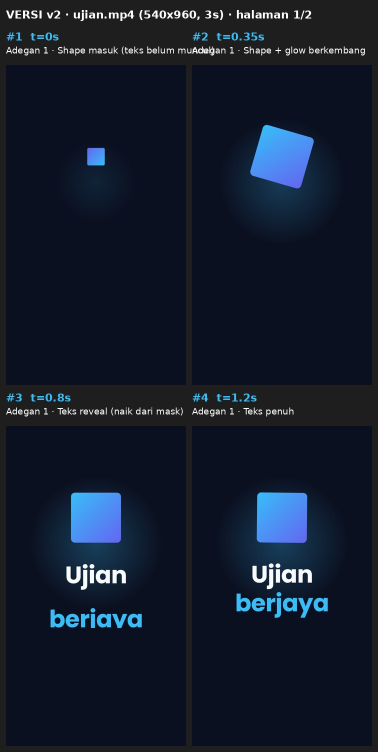
#> input picture video-pertama/review/v2/contact-sheet-v2-p1.jpg, 756 x 1504 px (shown at 1/2 size)
$ python -i photos.py   (imports and definitions only)
#> lines starting #> are read from the running program, lines starting #| are printed output that depends on the picture
#> further down, picture is the input picture: PIL image 756x1504 RGB; mean R, G, B 19.3, 27.9, 44
"""Penyediaan gambar HEIC (profil warna betul) dan pemaparan Ken Burns halus ke 1920x1080."""
import io, os, subprocess, math, sys
import numpy as np
from PIL import Image, ImageOps, ImageCms, ImageFilter
import pillow_heif

# [1 line not run here, left out]
S = "/tmp/claude-0/-home-user-Claude-idzuan/40cc26e7-f05a-5110-a3e3-f8b3e013b2fd/scratchpad"
W, H = 1920, 1080
FPS = 30000 / 1001
SRGB = ImageCms.createProfile("sRGB")


# [15 lines left out: function load_photo, not called in this run]


def grade_photo(im, target=124.0):
#> called with target = 124
    a = np.asarray(im.resize((256, int(256 * im.height / im.width))), dtype=np.float32)
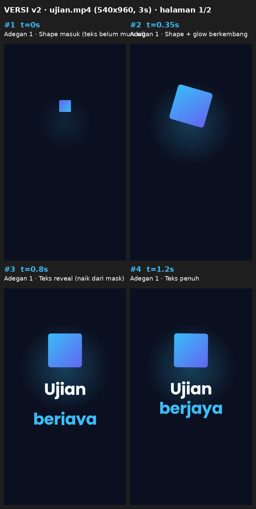
#> a: shape (509, 256, 3) float32; mean R, G, B 19.3, 27.9, 44
    y = (0.299 * a[..., 0] + 0.587 * a[..., 1] + 0.114 * a[..., 2]).mean()
#> y = 27.13
    g = math.log(target / 255) / math.log(max(y, 40) / 255)
#> g = 0.389
    g = min(1.12, max(0.86, g))
#> g = 0.86
    x = np.arange(256) / 255.0
    curve = np.interp(x, [0, 0.2, 0.55, 0.82, 1.0], [0.025, 0.19, 0.54, 0.80, 0.93])
    lut = (np.power(curve, 1.0 / (1.0 / g)) if False else np.power(x, g))  # gamma
#> lut = 256 values from 0 to 1
    lut = np.interp(lut, [0, 0.2, 0.55, 0.82, 1.0], [0.025, 0.19, 0.54, 0.80, 0.93])
#> lut = 256 values from 0.025 to 0.93
    lut8 = np.clip(lut * 255, 0, 255).astype(np.uint8)
#> lut8 = 256 values from 6 to 237
    r = lut8
#> r = 256 values from 6 to 237
    # kehangatan halus: sedikit naik merah, turun biru
    rl = np.clip(lut * 255 * 1.010, 0, 255).astype(np.uint8)
#> rl = 256 values from 6 to 239
    bl = np.clip(lut * 255 * 0.985, 0, 255).astype(np.uint8)
#> bl = 256 values from 6 to 233
    rch, gch, bch = im.split()
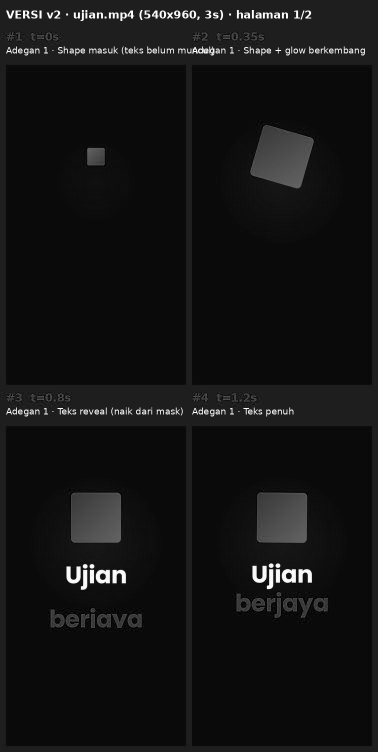
#> rch: PIL image 756x1504 L (shown at 1/2 size); min 0, max 255, mean 19.3
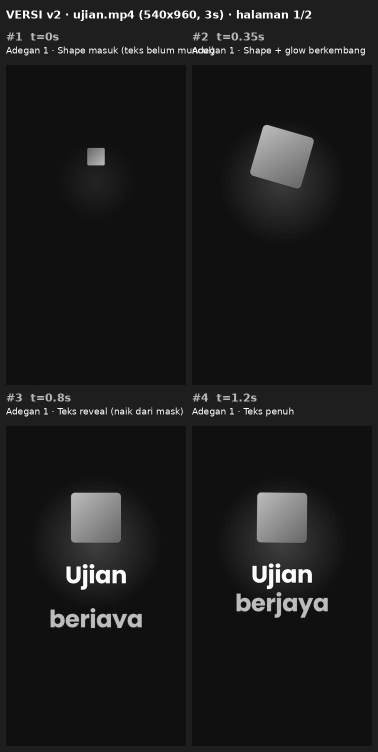
#> gch: PIL image 756x1504 L (shown at 1/2 size); min 0, max 255, mean 27.9
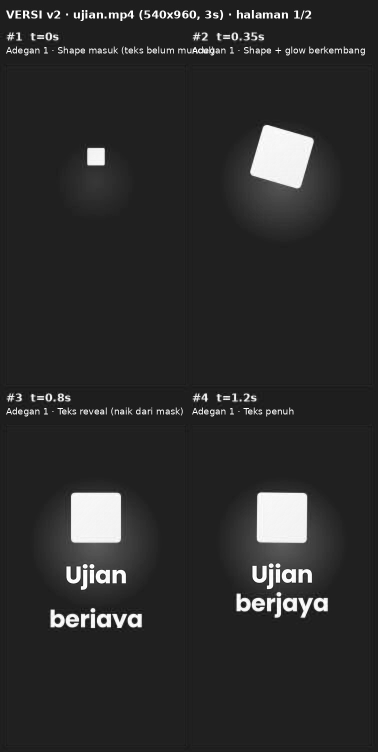
#> bch: PIL image 756x1504 L (shown at 1/2 size); min 7, max 255, mean 44
    return Image.merge("RGB", (rch.point(rl), gch.point(r), bch.point(bl)))


def smooth(t):
    return t * t * (3 - 2 * t)


# [57 lines left out: functions kb_frames, render_photo, not called in this run]

>>> from PIL import Image
>>> picture = Image.open('../../video-pertama/review/v2/contact-sheet-v2-p1.jpg')
>>> result = grade_photo(picture)

$ run again, on video-pertama/review/v2/contact-sheet-v2-p2.jpg
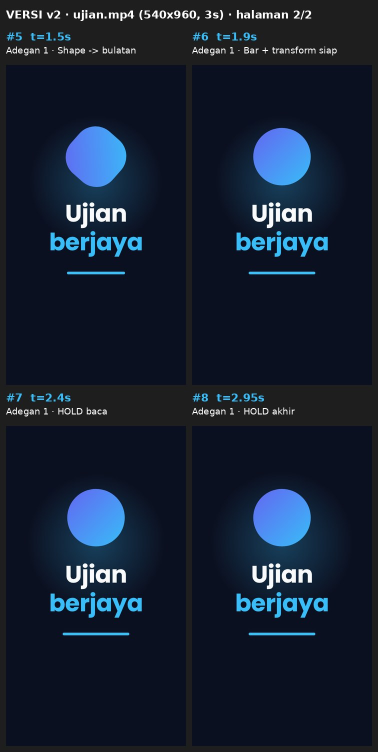
#> input picture video-pertama/review/v2/contact-sheet-v2-p2.jpg, 756 x 1504 px (shown at 1/2 size)
#> picture is the input picture: PIL image 756x1504 RGB; mean R, G, B 21.2, 31.7, 49
#> in grade_photo, `a = np.asarray(im.resize((256, int(256 * im.height / im.width))), dtyp..`:
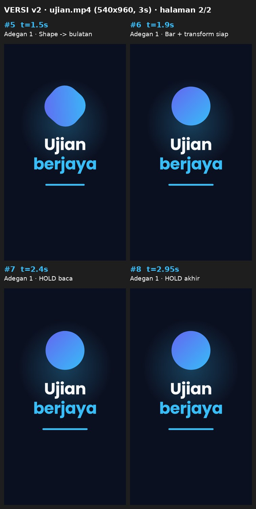
#> a: shape (509, 256, 3) float32; mean R, G, B 21.2, 31.7, 49
#> y = 30.54
#> in grade_photo, `g = math.log(target / 255) / math.log(max(y, 40) / 255)`: g = 0.389
#> in grade_photo, `g = min(1.12, max(0.86, g))`: g = 0.86
#> in grade_photo, `lut = (np.power(curve, 1.0 / (1.0 / g)) if False else np.power(x, g))`: lut = 256 values from 0 to 1
#> in grade_photo, `lut = np.interp(lut, [0, 0.2, 0.55, 0.82, 1.0], [0.025, 0.19, 0.54, 0...`: lut = 256 values from 0.025 to 0.93
#> lut8 = 256 values from 6 to 237
#> rl = 256 values from 6 to 239
#> bl = 256 values from 6 to 233
#> in grade_photo, `rch, gch, bch = im.split()`:
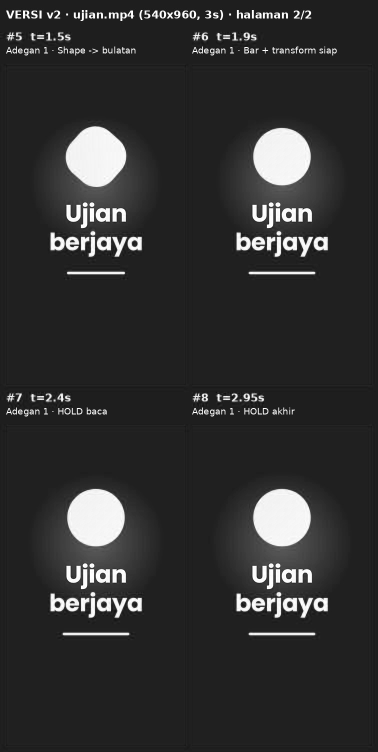
#> bch: PIL image 756x1504 L (shown at 1/2 size); min 8, max 255, mean 49
